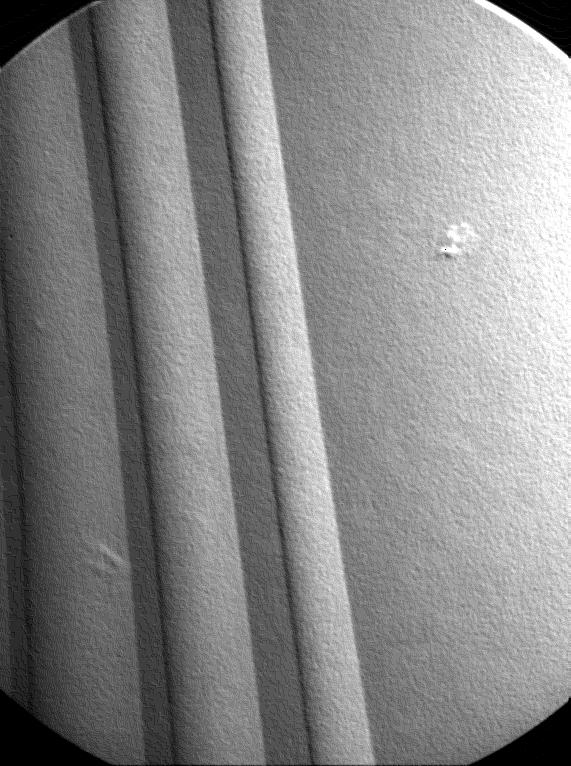
#> input picture original_imgs/point.jpg, 571 x 766 px
$ python point_detection.py
#> lines starting #> are read from the running program, lines starting #| are printed output that depends on the picture; after the words box and inside, x2 and y2 are one past the last pixel; in counts of white or black regions, pixels touching at a corner belong together
import cv2
import numpy as np
import copy
img=cv2.imread('original_imgs/point.jpg', 0)
#> img is the input picture: shape (766, 571); min 0, max 255, mean 134.3
r, c = img.shape
#> r = 766; c = 571
img_padded = np.full((r + 2, c + 2), 255)
img_padded[1:-1, 1:-1] = copy.deepcopy(img)
kernel=np.full((3,3), -1)
kernel[1,1]=8
img=cv2.filter2D(img.astype(np.float32), -1, kernel)
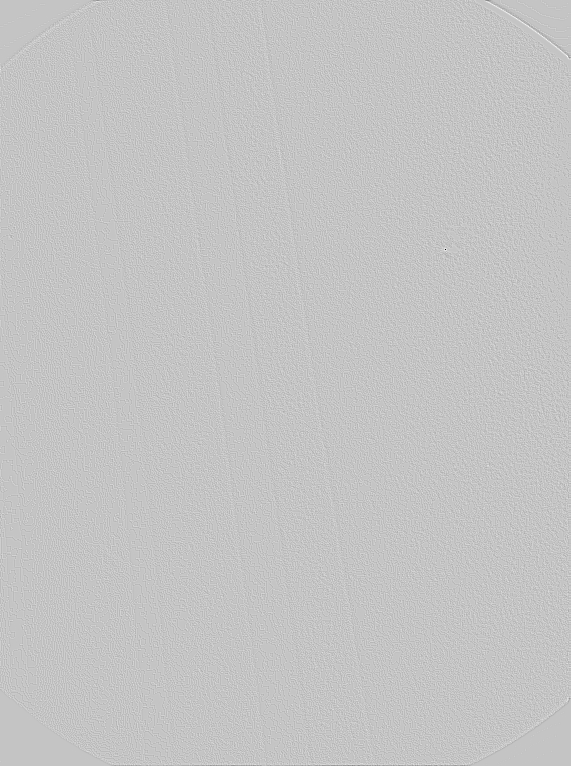
#> img: shape (766, 571) float32; min -2025, max 604, mean -0.1; drawn with min black and max white
cv2.imwrite('point_kernel.jpg', img)
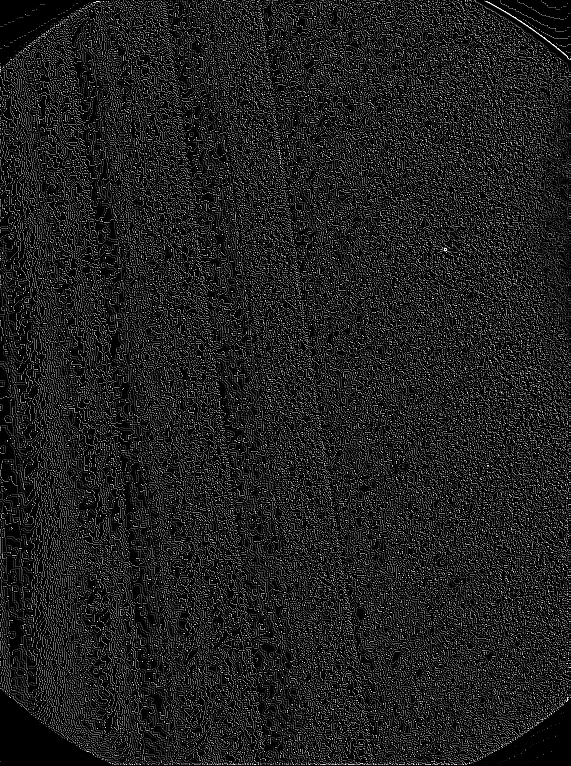
#> saved as point_kernel.jpg: shape (766, 571); min 0, max 255, mean 31.3
img=np.abs(img)
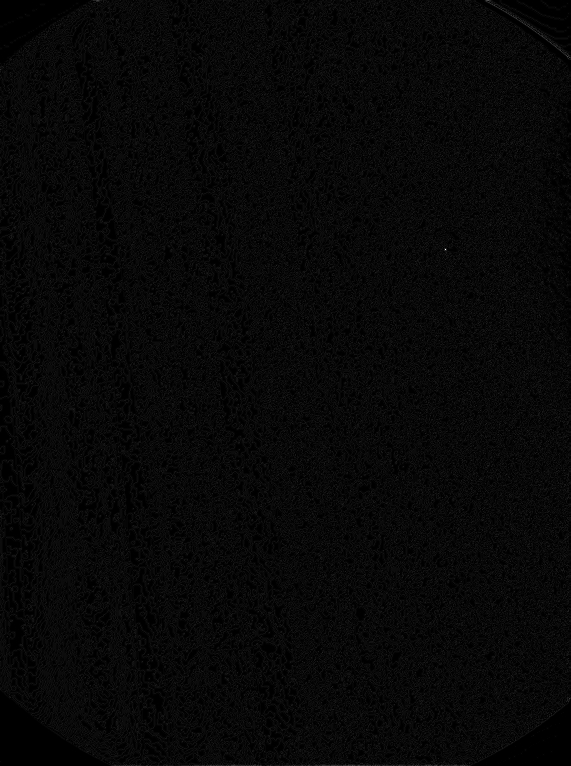
#> img: shape (766, 571) float32; min 0, max 2025, mean 62.7; drawn with min black and max white
thresh=img.max()-1
#> thresh = 2024
arr = []
for i in range(r):
    for j in range(c):
        if abs(img[i, j]) >= thresh:
            arr.append((i,j))
            img[i, j] = 255
        else:
            img[i, j] = 0
#> img: shape (766, 571) float32; 0% white in thin lines or dots, all inside (x1, y1, x2, y2) = (445, 249, 446, 250)
#> after the loop, arr = [(249, 445)]
for x, y in arr:
    cv2.putText(img,"(%d %d)" % (y,x), (y-10,x-20), cv2.FONT_HERSHEY_SIMPLEX, 0.5, 255)
    cv2.circle(img,(y, x), 10, (255,255,255), 2)
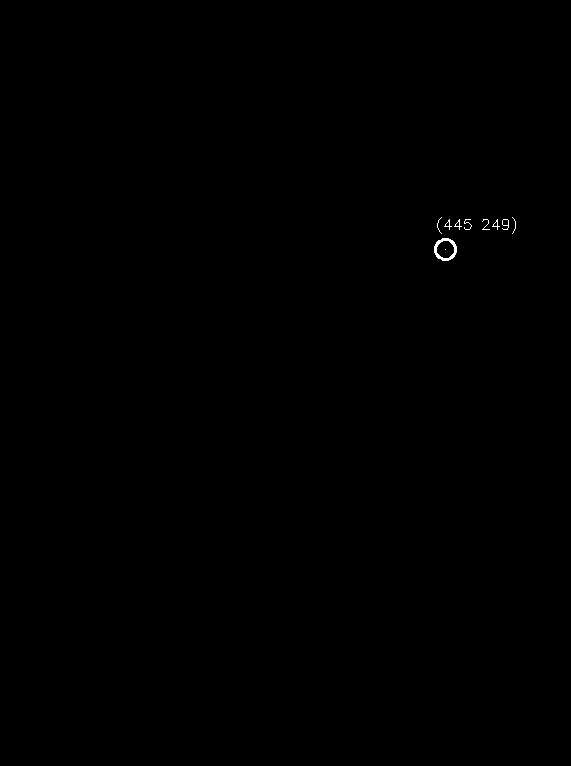
#> img: shape (766, 571) float32; 0.09% white in thin lines or dots, all inside (x1, y1, x2, y2) = (434, 217, 516, 261)
cv2.imwrite('res_point.jpg', img)
